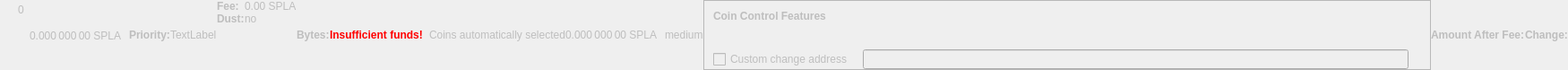
    <widget class="QWidget" name="dummyHideWidget" native="true">
     <property name="enabled">
      <bool>false</bool>
     </property>
     <property name="maximumSize">
      <size>
       <width>100</width>
       <height>22</height>
      </size>
     </property>
     <layout class="QHBoxLayout" name="dummyHideLayout">
      <property name="spacing">
       <number>0</number>
      </property>
      <property name="leftMargin">
       <number>0</number>
      </property>
      <property name="topMargin">
       <number>0</number>
      </property>
      <property name="rightMargin">
       <number>0</number>
      </property>
      <property name="bottomMargin">
       <number>0</number>
      </property>
      <item>
       <layout class="QFormLayout" name="formLayoutCoinControl1">
        <property name="horizontalSpacing">
         <number>10</number>
        </property>
        <property name="verticalSpacing">
         <number>14</number>
        </property>
        <property name="leftMargin">
         <number>10</number>
        </property>
        <property name="topMargin">
         <number>4</number>
        </property>
        <property name="rightMargin">
         <number>6</number>
        </property>
        <item row="0" column="1">
         <widget class="QLabel" name="labelCoinControlBytes">
          <property name="cursor">
           <cursorShape>IBeamCursor</cursorShape>
          </property>
          <property name="contextMenuPolicy">
           <enum>Qt::ActionsContextMenu</enum>
          </property>
          <property name="text">
           <string notr="true">0</string>
          </property>
          <property name="textInteractionFlags">
           <set>Qt::LinksAccessibleByMouse|Qt::TextSelectableByKeyboard|Qt::TextSelectableByMouse</set>
          </property>
         </widget>
        </item>
       </layout>
      </item>
      <item>
       <widget class="QLabel" name="labelCoinControlAfterFee">
        <property name="enabled">
         <bool>false</bool>
        </property>
        <property name="sizePolicy">
         <sizepolicy hsizetype="Fixed" vsizetype="Fixed">
          <horstretch>0</horstretch>
          <verstretch>0</verstretch>
         </sizepolicy>
        </property>
        <property name="minimumSize">
         <size>
          <width>111</width>
          <height>12</height>
         </size>
        </property>
        <property name="maximumSize">
         <size>
          <width>111</width>
          <height>12</height>
         </size>
        </property>
        <property name="cursor">
         <cursorShape>IBeamCursor</cursorShape>
        </property>
        <property name="contextMenuPolicy">
         <enum>Qt::ActionsContextMenu</enum>
        </property>
        <property name="text">
         <string notr="true">0.000 000 00 SPLA</string>
        </property>
        <property name="textInteractionFlags">
         <set>Qt::LinksAccessibleByMouse|Qt::TextSelectableByKeyboard|Qt::TextSelectableByMouse</set>
        </property>
       </widget>
      </item>
      <item>
       <widget class="QLabel" name="labelCoinControlPriorityText">
        <property name="enabled">
         <bool>false</bool>
        </property>
        <property name="font">
         <font>
          <weight>75</weight>
          <bold>true</bold>
         </font>
        </property>
        <property name="text">
         <string>Priority:</string>
        </property>
       </widget>
      </item>
      <item>
       <layout class="QHBoxLayout" name="horizontalLayout">
        <item>
         <widget class="QLabel" name="WarningLabel">
          <property name="text">
           <string>TextLabel</string>
          </property>
         </widget>
        </item>
       </layout>
      </item>
      <item>
       <layout class="QFormLayout" name="formLayoutCoinControl3">
        <property name="horizontalSpacing">
         <number>0</number>
        </property>
        <property name="verticalSpacing">
         <number>0</number>
        </property>
        <property name="leftMargin">
         <number>0</number>
        </property>
        <property name="topMargin">
         <number>0</number>
        </property>
        <property name="rightMargin">
         <number>0</number>
        </property>
        <item row="0" column="0">
         <widget class="QLabel" name="labelCoinControlFeeText">
          <property name="enabled">
           <bool>false</bool>
          </property>
          <property name="font">
           <font>
            <weight>75</weight>
            <bold>true</bold>
           </font>
          </property>
          <property name="text">
           <string>Fee:</string>
          </property>
          <property name="margin">
           <number>0</number>
          </property>
         </widget>
        </item>
        <item row="0" column="1">
         <widget class="QLabel" name="labelCoinControlFee">
          <property name="enabled">
           <bool>false</bool>
          </property>
          <property name="cursor">
           <cursorShape>IBeamCursor</cursorShape>
          </property>
          <property name="contextMenuPolicy">
           <enum>Qt::ActionsContextMenu</enum>
          </property>
          <property name="text">
           <string notr="true">0.00 SPLA</string>
          </property>
          <property name="textInteractionFlags">
           <set>Qt::LinksAccessibleByMouse|Qt::TextSelectableByKeyboard|Qt::TextSelectableByMouse</set>
          </property>
         </widget>
        </item>
        <item row="1" column="0">
         <widget class="QLabel" name="labelCoinControlLowOutputText">
          <property name="enabled">
           <bool>false</bool>
          </property>
          <property name="font">
           <font>
            <weight>75</weight>
            <bold>true</bold>
           </font>
          </property>
          <property name="text">
           <string>Dust:</string>
          </property>
         </widget>
        </item>
        <item row="1" column="1">
         <widget class="QLabel" name="labelCoinControlLowOutput">
          <property name="enabled">
           <bool>false</bool>
          </property>
          <property name="cursor">
           <cursorShape>IBeamCursor</cursorShape>
          </property>
          <property name="contextMenuPolicy">
           <enum>Qt::ActionsContextMenu</enum>
          </property>
          <property name="text">
           <string>no</string>
          </property>
          <property name="textInteractionFlags">
           <set>Qt::LinksAccessibleByMouse|Qt::TextSelectableByKeyboard|Qt::TextSelectableByMouse</set>
          </property>
         </widget>
        </item>
       </layout>
      </item>
      <item>
       <widget class="QLabel" name="labelCoinControlBytesText">
        <property name="enabled">
         <bool>false</bool>
        </property>
        <property name="font">
         <font>
          <weight>75</weight>
          <bold>true</bold>
         </font>
        </property>
        <property name="text">
         <string>Bytes:</string>
        </property>
       </widget>
      </item>
      <item>
       <layout class="QFormLayout" name="formLayoutCoinControl2">
        <property name="horizontalSpacing">
         <number>0</number>
        </property>
        <property name="verticalSpacing">
         <number>0</number>
        </property>
        <property name="leftMargin">
         <number>0</number>
        </property>
        <property name="topMargin">
         <number>0</number>
        </property>
        <property name="rightMargin">
         <number>0</number>
        </property>
       </layout>
      </item>
      <item>
       <layout class="QHBoxLayout" name="horizontalLayoutCoinControl2">
        <property name="spacing">
         <number>0</number>
        </property>
        <property name="bottomMargin">
         <number>0</number>
        </property>
       </layout>
      </item>
      <item>
       <widget class="QLabel" name="labelCoinControlInsuffFunds">
        <property name="enabled">
         <bool>false</bool>
        </property>
        <property name="minimumSize">
         <size>
          <width>0</width>
          <height>0</height>
         </size>
        </property>
        <property name="font">
         <font>
          <weight>75</weight>
          <bold>true</bold>
         </font>
        </property>
        <property name="styleSheet">
         <string notr="true">color:red;font-weight:bold;</string>
        </property>
        <property name="text">
         <string>Insufficient funds!</string>
        </property>
        <property name="margin">
         <number>5</number>
        </property>
       </widget>
      </item>
      <item>
       <layout class="QFormLayout" name="formLayoutCoinControl4">
        <property name="horizontalSpacing">
         <number>0</number>
        </property>
        <property name="verticalSpacing">
         <number>0</number>
        </property>
        <property name="leftMargin">
         <number>0</number>
        </property>
        <property name="topMargin">
         <number>0</number>
        </property>
        <property name="rightMargin">
         <number>0</number>
        </property>
       </layout>
      </item>
      <item>
       <widget class="QLabel" name="labelCoinControlChangeLabel">
        <property name="enabled">
         <bool>false</bool>
        </property>
        <property name="sizePolicy">
         <sizepolicy hsizetype="Preferred" vsizetype="Expanding">
          <horstretch>0</horstretch>
          <verstretch>0</verstretch>
         </sizepolicy>
        </property>
        <property name="minimumSize">
         <size>
          <width>0</width>
          <height>0</height>
         </size>
        </property>
        <property name="text">
         <string/>
        </property>
        <property name="margin">
         <number>3</number>
        </property>
       </widget>
      </item>
      <item>
       <widget class="QLabel" name="labelCoinControlAutomaticallySelected">
        <property name="enabled">
         <bool>false</bool>
        </property>
        <property name="sizePolicy">
         <sizepolicy hsizetype="Fixed" vsizetype="Fixed">
          <horstretch>0</horstretch>
          <verstretch>0</verstretch>
         </sizepolicy>
        </property>
        <property name="minimumSize">
         <size>
          <width>0</width>
          <height>0</height>
         </size>
        </property>
        <property name="maximumSize">
         <size>
          <width>240</width>
          <height>16777215</height>
         </size>
        </property>
        <property name="text">
         <string>Coins automatically selected</string>
        </property>
        <property name="margin">
         <number>5</number>
        </property>
       </widget>
      </item>
      <item>
       <widget class="QLabel" name="labelCoinControlChange">
        <property name="enabled">
         <bool>false</bool>
        </property>
        <property name="sizePolicy">
         <sizepolicy hsizetype="Fixed" vsizetype="Fixed">
          <horstretch>0</horstretch>
          <verstretch>0</verstretch>
         </sizepolicy>
        </property>
        <property name="minimumSize">
         <size>
          <width>111</width>
          <height>0</height>
         </size>
        </property>
        <property name="maximumSize">
         <size>
          <width>111</width>
          <height>16777215</height>
         </size>
        </property>
        <property name="cursor">
         <cursorShape>IBeamCursor</cursorShape>
        </property>
        <property name="contextMenuPolicy">
         <enum>Qt::ActionsContextMenu</enum>
        </property>
        <property name="text">
         <string notr="true">0.000 000 00 SPLA</string>
        </property>
        <property name="textInteractionFlags">
         <set>Qt::LinksAccessibleByMouse|Qt::TextSelectableByKeyboard|Qt::TextSelectableByMouse</set>
        </property>
       </widget>
      </item>
      <item>
       <widget class="QLabel" name="labelCoinControlPriority">
        <property name="enabled">
         <bool>false</bool>
        </property>
        <property name="cursor">
         <cursorShape>IBeamCursor</cursorShape>
        </property>
        <property name="contextMenuPolicy">
         <enum>Qt::ActionsContextMenu</enum>
        </property>
        <property name="text">
         <string>medium</string>
        </property>
        <property name="textInteractionFlags">
         <set>Qt::LinksAccessibleByMouse|Qt::TextSelectableByKeyboard|Qt::TextSelectableByMouse</set>
        </property>
       </widget>
      </item>
      <item>
       <widget class="QFrame" name="frameCoinControl">
        <property name="sizePolicy">
         <sizepolicy hsizetype="Expanding" vsizetype="Expanding">
          <horstretch>0</horstretch>
          <verstretch>0</verstretch>
         </sizepolicy>
        </property>
        <property name="maximumSize">
         <size>
          <width>16777215</width>
          <height>16777215</height>
         </size>
        </property>
        <property name="frameShape">
         <enum>QFrame::StyledPanel</enum>
        </property>
        <property name="frameShadow">
         <enum>QFrame::Sunken</enum>
        </property>
        <layout class="QVBoxLayout" name="verticalLayoutCoinControl2_2">
         <property name="spacing">
          <number>0</number>
         </property>
         <property name="leftMargin">
          <number>0</number>
         </property>
         <property name="topMargin">
          <number>0</number>
         </property>
         <property name="rightMargin">
          <number>0</number>
         </property>
         <property name="bottomMargin">
          <number>0</number>
         </property>
         <item>
          <layout class="QVBoxLayout" name="verticalLayoutCoinControl" stretch="0,0,0,1">
           <property name="spacing">
            <number>0</number>
           </property>
           <property name="leftMargin">
            <number>10</number>
           </property>
           <property name="topMargin">
            <number>10</number>
           </property>
           <item>
            <layout class="QHBoxLayout" name="horizontalLayoutCoinControl1">
             <property name="bottomMargin">
              <number>15</number>
             </property>
             <item>
              <widget class="QLabel" name="labelCoinControlFeatures">
               <property name="enabled">
                <bool>false</bool>
               </property>
               <property name="sizePolicy">
                <sizepolicy hsizetype="Preferred" vsizetype="Maximum">
                 <horstretch>0</horstretch>
                 <verstretch>0</verstretch>
                </sizepolicy>
               </property>
               <property name="font">
                <font>
                 <weight>75</weight>
                 <bold>true</bold>
                </font>
               </property>
               <property name="styleSheet">
                <string notr="true">font-weight:bold;</string>
               </property>
               <property name="text">
                <string>Coin Control Features</string>
               </property>
              </widget>
             </item>
            </layout>
           </item>
           <item>
            <widget class="QWidget" name="widgetCoinControl" native="true">
             <property name="sizePolicy">
              <sizepolicy hsizetype="Preferred" vsizetype="Preferred">
               <horstretch>0</horstretch>
               <verstretch>0</verstretch>
              </sizepolicy>
             </property>
             <property name="minimumSize">
              <size>
               <width>0</width>
               <height>0</height>
              </size>
             </property>
             <property name="styleSheet">
              <string notr="true"/>
             </property>
             <layout class="QHBoxLayout" name="horizontalLayoutCoinControl5_2">
              <property name="leftMargin">
               <number>0</number>
              </property>
              <property name="topMargin">
               <number>0</number>
              </property>
              <property name="rightMargin">
               <number>0</number>
              </property>
              <property name="bottomMargin">
               <number>0</number>
              </property>
              <item>
               <layout class="QHBoxLayout" name="horizontalLayoutCoinControl3">
                <property name="spacing">
                 <number>20</number>
                </property>
                <property name="topMargin">
                 <number>0</number>
                </property>
                <property name="bottomMargin">
                 <number>10</number>
                </property>
               </layout>
              </item>
             </layout>
            </widget>
           </item>
           <item>
            <layout class="QHBoxLayout" name="horizontalLayoutCoinControl4" stretch="0,0,0">
             <property name="spacing">
              <number>12</number>
             </property>
             <property name="sizeConstraint">
              <enum>QLayout::SetDefaultConstraint</enum>
             </property>
             <property name="topMargin">
              <number>5</number>
             </property>
             <property name="rightMargin">
              <number>5</number>
             </property>
             <item>
              <widget class="QCheckBox" name="checkBoxCoinControlChange">
               <property name="enabled">
                <bool>false</bool>
               </property>
               <property name="toolTip">
                <string>If this is activated, but the change address is empty or invalid, change will be sent to a newly generated address.</string>
               </property>
               <property name="text">
                <string>Custom change address</string>
               </property>
              </widget>
             </item>
             <item>
              <widget class="QValidatedLineEdit" name="lineEditCoinControlChange">
               <property name="enabled">
                <bool>false</bool>
               </property>
               <property name="sizePolicy">
                <sizepolicy hsizetype="Expanding" vsizetype="Fixed">
                 <horstretch>0</horstretch>
                 <verstretch>0</verstretch>
                </sizepolicy>
               </property>
              </widget>
             </item>
             <item>
              <widget class="QLabel" name="labelCoinControlChangeLabel_2">
               <property name="sizePolicy">
                <sizepolicy hsizetype="Preferred" vsizetype="Expanding">
                 <horstretch>0</horstretch>
                 <verstretch>0</verstretch>
                </sizepolicy>
               </property>
               <property name="minimumSize">
                <size>
                 <width>0</width>
                 <height>0</height>
                </size>
               </property>
               <property name="text">
                <string/>
               </property>
               <property name="margin">
                <number>3</number>
               </property>
              </widget>
             </item>
            </layout>
           </item>
           <item>
            <spacer name="verticalSpacerCoinControl">
             <property name="orientation">
              <enum>Qt::Vertical</enum>
             </property>
             <property name="sizeHint" stdset="0">
              <size>
               <width>800</width>
               <height>1</height>
              </size>
             </property>
            </spacer>
           </item>
          </layout>
         </item>
        </layout>
       </widget>
      </item>
      <item>
       <widget class="QLabel" name="labelCoinControlAfterFeeText">
        <property name="enabled">
         <bool>false</bool>
        </property>
        <property name="minimumSize">
         <size>
          <width>0</width>
          <height>0</height>
         </size>
        </property>
        <property name="maximumSize">
         <size>
          <width>16777215</width>
          <height>16777215</height>
         </size>
        </property>
        <property name="font">
         <font>
          <weight>75</weight>
          <bold>true</bold>
         </font>
        </property>
        <property name="text">
         <string>Amount After Fee:</string>
        </property>
        <property name="alignment">
         <set>Qt::AlignLeading|Qt::AlignLeft|Qt::AlignVCenter</set>
        </property>
        <property name="margin">
         <number>0</number>
        </property>
       </widget>
      </item>
      <item>
       <widget class="QLabel" name="labelCoinControlChangeText">
        <property name="enabled">
         <bool>false</bool>
        </property>
        <property name="sizePolicy">
         <sizepolicy hsizetype="Preferred" vsizetype="Preferred">
          <horstretch>0</horstretch>
          <verstretch>0</verstretch>
         </sizepolicy>
        </property>
        <property name="minimumSize">
         <size>
          <width>0</width>
          <height>0</height>
         </size>
        </property>
        <property name="maximumSize">
         <size>
          <width>16777215</width>
          <height>16777215</height>
         </size>
        </property>
        <property name="font">
         <font>
          <weight>75</weight>
          <bold>true</bold>
         </font>
        </property>
        <property name="text">
         <string>Change:</string>
        </property>
        <property name="alignment">
         <set>Qt::AlignLeading|Qt::AlignLeft|Qt::AlignVCenter</set>
        </property>
       </widget>
      </item>
     </layout>
    </widget>
